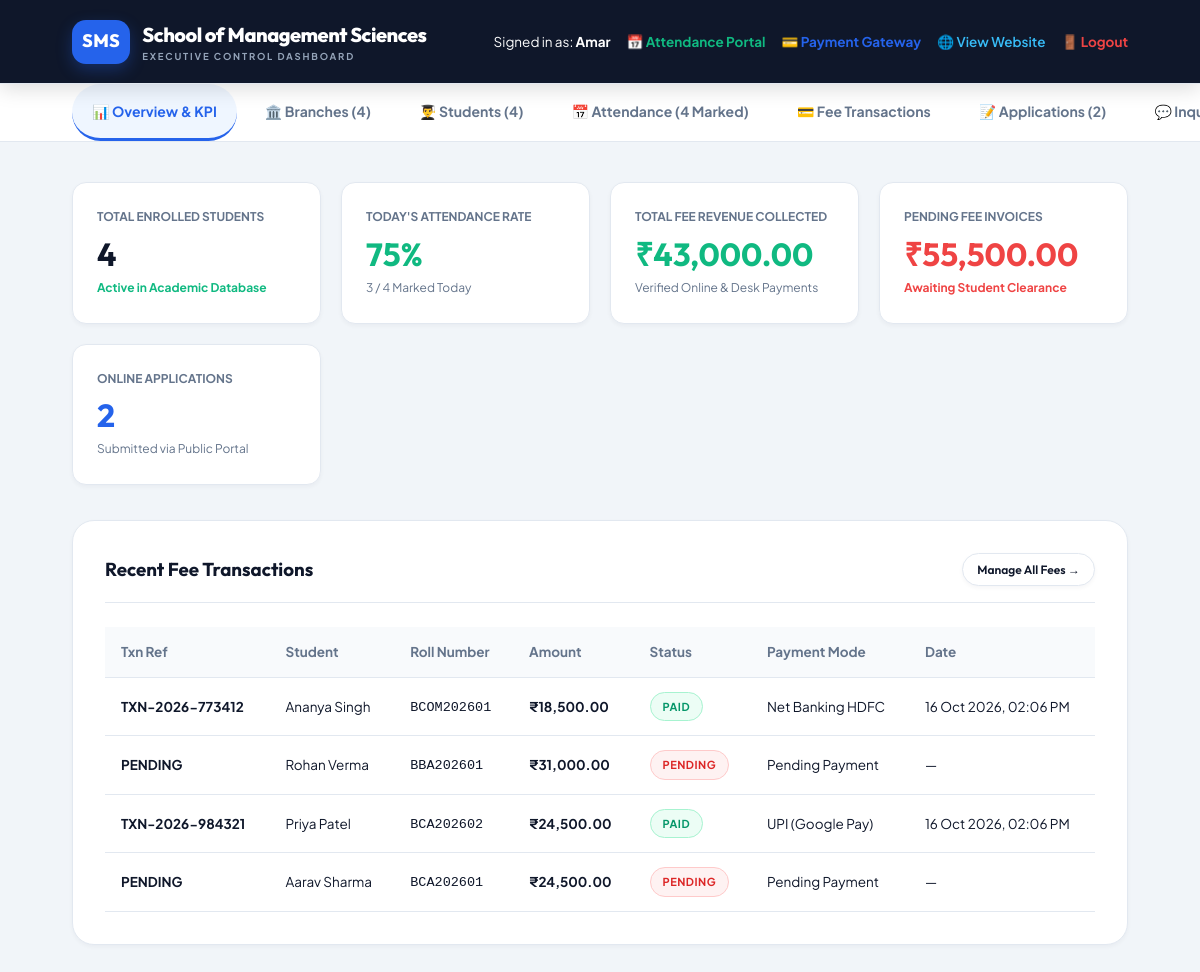
Page /admin/dashboard.php (signed in) on the earlier database version.
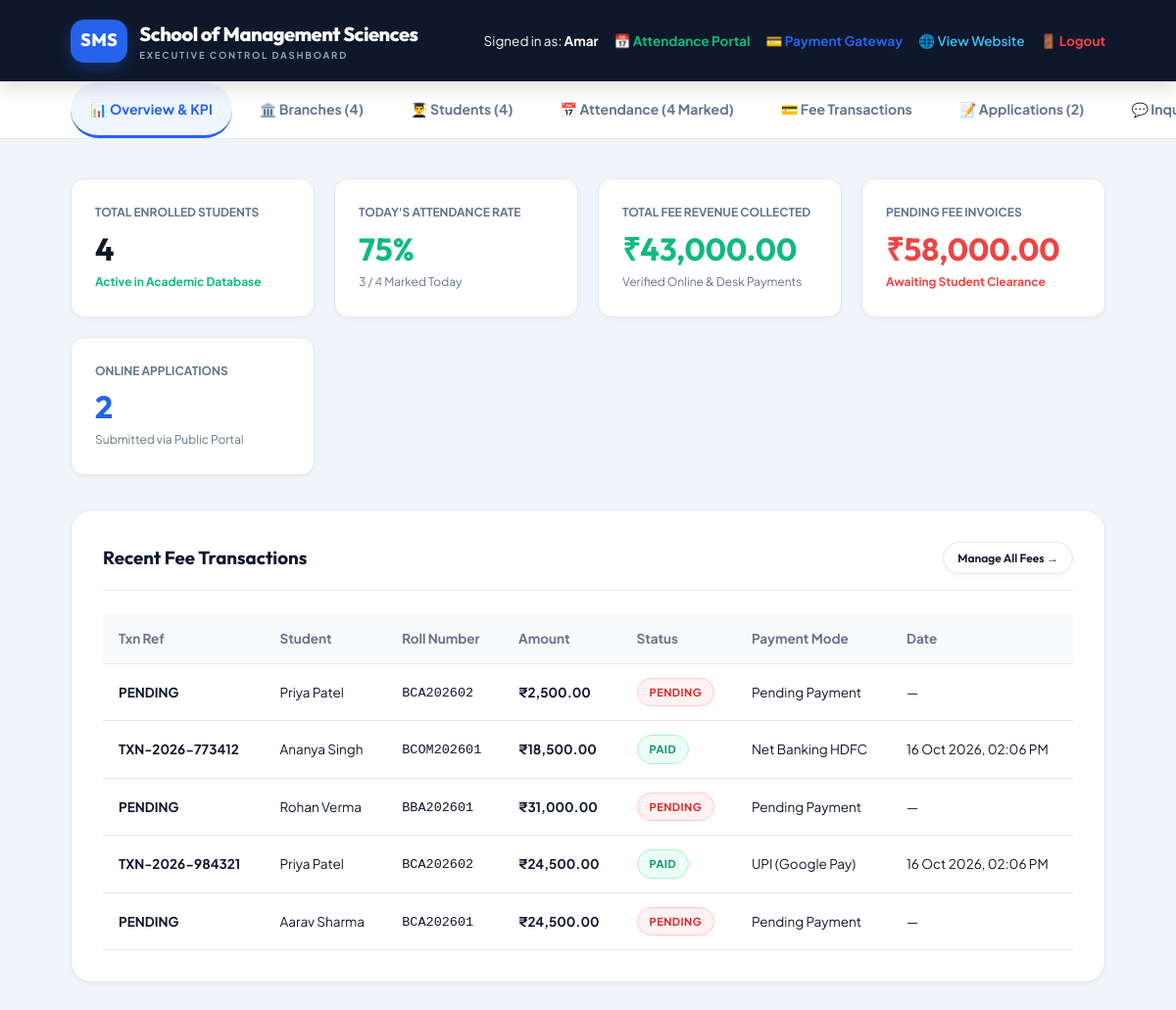
Same page on the later database version.
### tables this page shows
CREATE TABLE IF NOT EXISTS fees (
    id INT AUTO_INCREMENT PRIMARY KEY,
    student_id INT NOT NULL,
    amount DECIMAL(10,2) NOT NULL DEFAULT 0,
    status ENUM('Pending','Paid') NOT NULL DEFAULT 'Pending',
    transaction_id VARCHAR(100) NULL,
    payment_mode VARCHAR(50) DEFAULT 'Online UPI',
    payment_date DATETIME NULL,
    remarks VARCHAR(255) NULL,
    created_at TIMESTAMP DEFAULT CURRENT_TIMESTAMP,
    FOREIGN KEY(student_id) REFERENCES students(id) ON DELETE CASCADE
);

CREATE TABLE IF NOT EXISTS students (
    id INT AUTO_INCREMENT PRIMARY KEY,
    student_name VARCHAR(120) NOT NULL,
    roll_no VARCHAR(60) UNIQUE NOT NULL,
    email VARCHAR(150),
    phone VARCHAR(30) NULL,
    branch_id INT NULL,
    created_at TIMESTAMP DEFAULT CURRENT_TIMESTAMP,
    FOREIGN KEY(branch_id) REFERENCES branches(id) ON DELETE SET NULL
);

### admin/dashboard.php (the view, shortened to what this page needs)
<?php
$pdo = db();
$section = $_GET['s'] ?? 'overview';
$totalStudents = (int)$pdo->query("SELECT COUNT(*) FROM students")->fetchColumn();
$totalBranches = (int)$pdo->query("SELECT COUNT(*) FROM branches")->fetchColumn();
$totalApplications = (int)$pdo->query("SELECT COUNT(*) FROM admissions")->fetchColumn();
$totalInquiries = (int)$pdo->query("SELECT COUNT(*) FROM inquiries")->fetchColumn();
$totalPaidFees = (float)$pdo->query("SELECT COALESCE(SUM(amount), 0) FROM fees WHERE status = 'Paid'")->fetchColumn();
$totalPendingFees = (float)$pdo->query("SELECT COALESCE(SUM(amount), 0) FROM fees WHERE status = 'Pending'")->fetchColumn();
$todayStr = date('Y-m-d');
$attTodayStmt = $pdo->prepare("SELECT COUNT(*) FROM attendance WHERE attendance_date = ?");
$attTodayStmt->execute([$todayStr]);
$totalAttendanceToday = (int)$attTodayStmt->fetchColumn();
$presTodayStmt = $pdo->prepare("SELECT COUNT(*) FROM attendance WHERE attendance_date = ? AND status = 'Present'");
$presTodayStmt->execute([$todayStr]);
$presentToday = (int)$presTodayStmt->fetchColumn();
$todayAttendanceRate = $totalAttendanceToday > 0 ? round(($presentToday / $totalAttendanceToday) * 100, 1) : 0;
function h($str) {
    return htmlspecialchars((string)$str, ENT_QUOTES, 'UTF-8');
}
?>
<!doctype html>
<html lang="en">
<head>
  <link rel="stylesheet" href="../assets/style.css">
</head>
<body class="admin-body">
  <header class="admin-header">
    <a class="brand" href="dashboard.php">
      <b>SMS</b>
      <span>School of <span>Management Sciences</span>
        <small>Executive Control Dashboard</small>
      </span>
    </a>
    <div class="admin-user">
      <span>Signed in as: <strong><?= h($_SESSION['username'] ?? 'admin') ?></strong></span>
      <a href="../attendance.php" target="_blank" style="color: #10b981; font-weight: 700;">📅 Attendance Portal</a>
      <a href="../payment.php" target="_blank" style="color: #2563eb; font-weight: 700;">💳 Payment Gateway</a>
      <a href="../index.php" target="_blank">🌐 View Website</a>
      <a href="logout.php" style="color: #ef4444; font-weight: 700;">🚪 Logout</a>
    </div>
  </header>
  <nav class="admin-nav">
    <a class="<?= $section === 'overview' ? 'active' : '' ?>" href="dashboard.php?s=overview">📊 Overview & KPI</a>
    <a class="<?= $section === 'branches' ? 'active' : '' ?>" href="dashboard.php?s=branches">🏛️ Branches (<?= $totalBranches ?>)</a>
    <a class="<?= $section === 'students' ? 'active' : '' ?>" href="dashboard.php?s=students">👨‍🎓 Students (<?= $totalStudents ?>)</a>
    <a class="<?= $section === 'attendance' ? 'active' : '' ?>" href="dashboard.php?s=attendance">📅 Attendance (<?= $totalAttendanceToday ?> Marked)</a>
    <a class="<?= $section === 'fees' ? 'active' : '' ?>" href="dashboard.php?s=fees">💳 Fee Transactions</a>
    <a class="<?= $section === 'admissions' ? 'active' : '' ?>" href="dashboard.php?s=admissions">📝 Applications (<?= $totalApplications ?>)</a>
    <a class="<?= $section === 'inquiries' ? 'active' : '' ?>" href="dashboard.php?s=inquiries">💬 Inquiries (<?= $totalInquiries ?>)</a>
  </nav>
  <main class="admin-container">
    <?php if ($section === 'overview'): ?>
      <div class="admin-stat-cards">
        <div class="admin-stat-card">
          <small>Total Enrolled Students</small>
          <h2><?= $totalStudents ?></h2>
          <span style="color: #10b981; font-size: 12px; font-weight: 700;">Active in Academic Database</span>
        </div>
        <div class="admin-stat-card">
          <small>Today's Attendance Rate</small>
          <h2 style="color: #10b981;"><?= $todayAttendanceRate ?>%</h2>
          <span style="color: #64748b; font-size: 12px;"><?= $presentToday ?> / <?= $totalAttendanceToday ?: $totalStudents ?> Marked Today</span>
        </div>
        <div class="admin-stat-card">
          <small>Total Fee Revenue Collected</small>
          <h2 style="color: #10b981;">₹<?= number_format($totalPaidFees, 2) ?></h2>
          <span style="color: #64748b; font-size: 12px;">Verified Online & Desk Payments</span>
        </div>
        <div class="admin-stat-card">
          <small>Pending Fee Invoices</small>
          <h2 style="color: #ef4444;">₹<?= number_format($totalPendingFees, 2) ?></h2>
          <span style="color: #ef4444; font-size: 12px; font-weight: 700;">Awaiting Student Clearance</span>
        </div>
        <div class="admin-stat-card">
          <small>Online Applications</small>
          <h2 style="color: #2563eb;"><?= $totalApplications ?></h2>
          <span style="color: #64748b; font-size: 12px;">Submitted via Public Portal</span>
        </div>
      </div>
      <div class="admin-panel">
        <div class="admin-panel-title">
          <h3>Recent Fee Transactions</h3>
          <a class="btn btn-secondary" href="dashboard.php?s=fees" style="padding: 6px 14px; font-size: 12px;">Manage All Fees →</a>
        </div>
        <table class="admin-table">
          <thead>
            <tr>
              <th>Txn Ref</th>
              <th>Student</th>
              <th>Roll Number</th>
              <th>Amount</th>
              <th>Status</th>
              <th>Payment Mode</th>
              <th>Date</th>
            </tr>
          </thead>
          <tbody>
            <?php
            $recTxns = $pdo->query("
              SELECT f.*, s.student_name, s.roll_no
              FROM fees f
              JOIN students s ON s.id = f.student_id
              ORDER BY f.id DESC LIMIT 5
            ")->fetchAll();
            ?>
            <?php if (empty($recTxns)): ?>
              <tr><td colspan="7" style="text-align: center; color: #94a3b8;">No fee records recorded yet.</td></tr>
            <?php else: ?>
              <?php foreach ($recTxns as $t): ?>
                <tr>
                  <td><strong><?= h($t['transaction_id'] ?: 'PENDING') ?></strong></td>
                  <td><?= h($t['student_name']) ?></td>
                  <td><code><?= h($t['roll_no']) ?></code></td>
                  <td><strong>₹<?= number_format((float)$t['amount'], 2) ?></strong></td>
                  <td>
                    <span class="badge <?= $t['status'] === 'Paid' ? 'badge-success' : 'badge-danger' ?>">
                      <?= h($t['status']) ?>
                    </span>
                  </td>
                  <td><?= h($t['payment_mode'] ?: 'N/A') ?></td>
                  <td><?= h($t['payment_date'] ? date('d M Y, h:i A', strtotime($t['payment_date'])) : '—') ?></td>
                </tr>
              <?php endforeach; ?>
            <?php endif; ?>
          </tbody>
        </table>
      </div>
    <?php endif; ?>
  </main>
</body>
</html>

Differences in the rows shown:
added fees: transaction "PENDING", student.student_name "Priya Patel", student.roll_no "BCA202602", amount "2,500.00", status "PENDING", payment_mode "Pending Payment", payment_date "—"
Other differences:
$totalPendingFees: "55,500.00" → "58,000.00"
